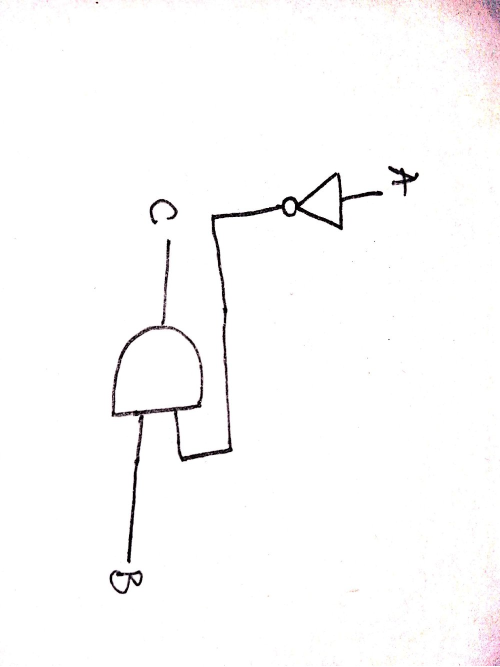
#> input picture example.jpg, 1000 x 1334 px (shown at 1/2 size)
$ python -i wires.py   (imports and definitions only)
#> lines starting #> are read from the running program, lines starting #| are printed output that depends on the picture; after the words box and inside, x2 and y2 are one past the last pixel; in counts of white or black regions, pixels touching at a corner belong together
#> further down, picture is the input picture: shape (1334, 1000, 3); mean B, G, R 251.1, 250.9, 251.6
"""
This file might still need large cleanup and refactoring.
For Developers: Add additional comments wherever you find necessary

"""

import cv2
import numpy as np
from skimage.morphology import skeletonize
import uuid
import math
from scipy.spatial import cKDTree


# [6 lines left out: function change_resolution, not called in this run]


def binarize_and_skeletonize(image):
    # Step 1: Load image to grey
    gray = cv2.cvtColor(image, cv2.COLOR_BGR2GRAY)
    _, binary = cv2.threshold(gray, 127, 255, cv2.THRESH_BINARY)
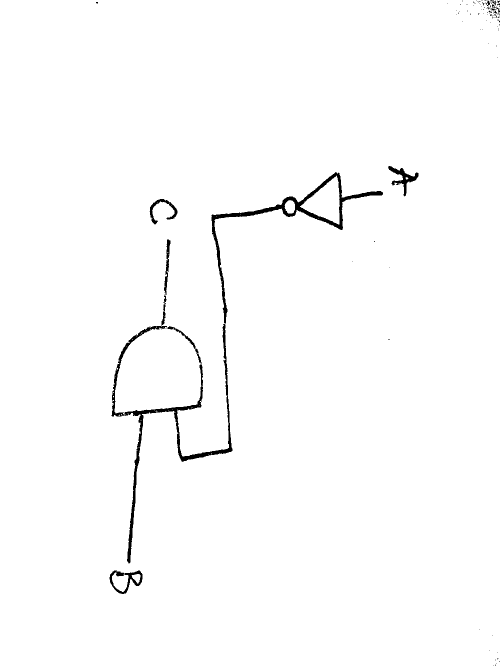
#> binary: shape (1334, 1000) (shown at 1/2 size); 98.7% white; 112 black regions (101 under 20 px), largest, box (x1, y1, x2, y2) and area: (223, 648, 465, 1127) 7341, (423, 344, 766, 647) 5553, (776, 332, 837, 393) 1008

    # Step 4: Convert to boolean and invert (skeletonize works on white lines on black)
    binary_bool = binary == 0  # True where black (line), False elsewhere
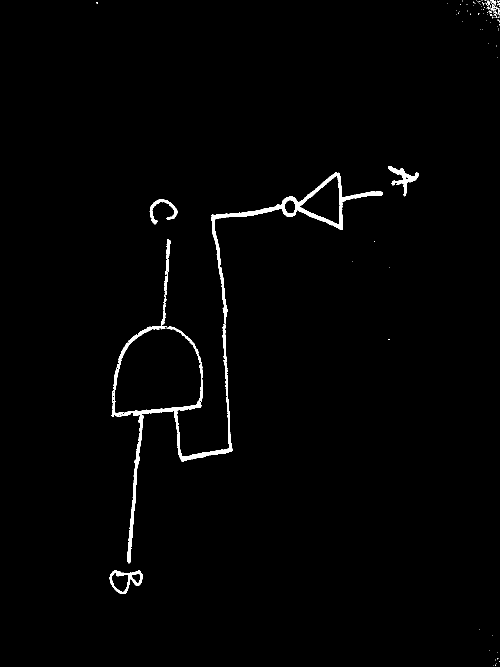
#> binary_bool: shape (1334, 1000) bool (shown at 1/2 size); 1.3% white; 112 white regions (101 under 20 px), largest, box (x1, y1, x2, y2) and area: (223, 648, 465, 1127) 7341, (423, 344, 766, 647) 5553, (776, 332, 837, 393) 1008
    skeleton = skeletonize(binary_bool)
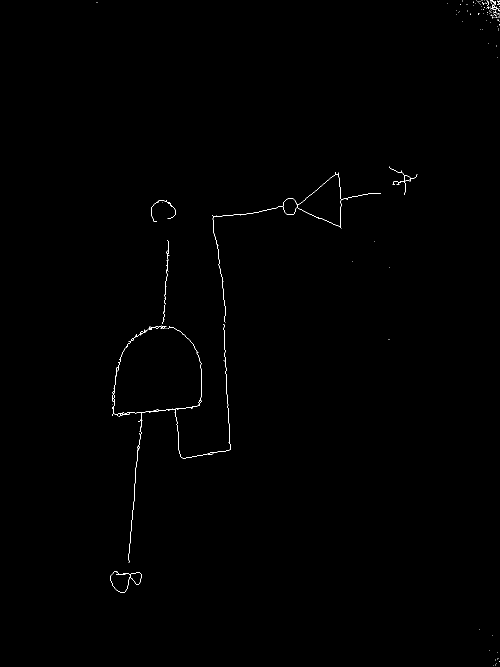
#> skeleton: shape (1334, 1000) bool (shown at 1/2 size); 0.25% white in thin lines or dots, all inside (x1, y1, x2, y2) = (193, 0, 1000, 1332)
    skeleton_image = (skeleton * 255).astype(np.uint8)

    return skeleton_image


# [49 lines left out: functions blacken_gate_boxes, point_distance_to_box, filter_white_pixels, filter_close_pixels, not called in this run]


def distance(p1, p2):
    """Calculate Euclidean distance between two 2D points."""
    return math.sqrt((p1[0] - p2[0])**2 + (p1[1] - p2[1])**2)


# [251 lines left out: functions get_gate_connections, average_of_pixels, get_connections_info, set_input_output_info, process_wires, set_gate_rotations and 1 more, not called in this run]

>>> import cv2
>>> picture = cv2.imread('../../example.jpg')
>>> result = binarize_and_skeletonize(picture)
